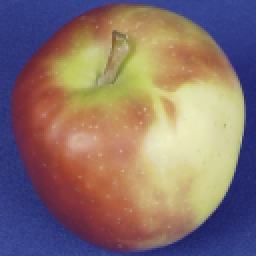
#> input picture 2nd Semester/Sisteme Instruibile pentru Analiza Imaginilor/Laborator/_TestImages/ImgTstObjClassif_lab10_11/apple1/apple1-035-315.png, 128 x 128 px (shown 2 times larger); its folder holds only this picture in this run
$ jupyter execute --allow-errors App2_ObjClass_LDA_SVM_2cls.ipynb
#> lines starting #> are read from the running program, lines starting #| are printed output that depends on the picture
### 2nd Semester/Sisteme Instruibile pentru Analiza Imaginilor/Laborator/Lab5_SVM/ColorSpaceFunctions.py
# -*- coding: utf-8 -*-
"""
Created on Tue Apr 16 11:28:50 2019

@author: Camelia Florea
"""
#import os
import numpy as np
import cv2
import matplotlib.pyplot as plt
from mpl_toolkits.mplot3d import Axes3D

# functiile necesare in aplicatie
def ConvertColorSpace(ImgOrg, OrgColorSpace, NewColorSpace):
    # Conversie din Spatiu de culoare original RGB intr-un alt spatiu de culoare
    # Sau revenite la spatiu RGB de la un alt spetiu
    if (OrgColorSpace == 'R/G/B'):  # conversie din RGB intr-un alt spatiu de culoare
        if (NewColorSpace == 'Y/Cr/Cb'): ImgCvt = cv2.cvtColor(ImgOrg, cv2.COLOR_RGB2YCrCb)
        elif (NewColorSpace == 'H/S/V'): ImgCvt = cv2.cvtColor(ImgOrg, cv2.COLOR_RGB2HSV)
        elif (NewColorSpace == 'L/a/b'): ImgCvt = cv2.cvtColor(ImgOrg, cv2.COLOR_RGB2Lab)
    elif (NewColorSpace == 'R/G/B'): # revenire la RGB - necesar pentru afisare corecta a imaginii
        if (OrgColorSpace == 'Y/Cr/Cb'): ImgCvt = cv2.cvtColor(ImgOrg, cv2.COLOR_YCrCb2RGB)
        elif (OrgColorSpace == 'H/S/V'): ImgCvt = cv2.cvtColor(ImgOrg, cv2.COLOR_HSV2RGB)
        elif (OrgColorSpace == 'L/a/b'): ImgCvt = cv2.cvtColor(ImgOrg, cv2.COLOR_Lab2RGB)
    return ImgCvt

# [76 lines left out: functions plotColorComponents, plotColorHistograms, plot3DcolorSpace, plot2DcolorSpace, not called in this run]

### 2nd Semester/Sisteme Instruibile pentru Analiza Imaginilor/Laborator/Lab5_SVM/App2_ObjClass_LDA_SVM_2cls.ipynb
# Recunoaşterea obiectelor din imagini digitale monobiect, fără extragerea şi selecția trăsăturilor, folosind clasificatoare masini cu vectori suport (SVM) binare

[cell 1]
# import os
import cv2
import numpy as np
import matplotlib.pyplot as plt

import sys
import ColorSpaceFunctions as clsFcts
from tabulate import tabulate
from sklearn import metrics

[cell 2]
# Functia pentru formarea vectorului de trasaturi
def ImgFeatExtr(fileName, rszFct, clSpCod,imgComps):
    # citire imagine si conversie BGR to RGB
#> called with rszFct = 0.25, clSpCod = 'Y/Cr/Cb', imgComps = array of shape (3,)
    imgRGB = cv2.cvtColor(cv2.imread(fileName) , cv2.COLOR_BGR2RGB)
    newShape = (int(imgRGB.shape[0]*rszFct),int(imgRGB.shape[1]*rszFct))
#> newShape = (32, 32)
    imgRsz = cv2.resize(imgRGB, newShape, interpolation = cv2.INTER_NEAREST)
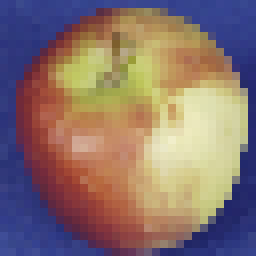
#> imgRsz: shape (32, 32, 3) (shown 8 times larger); mean R, G, B 136.4, 113.8, 108.9
    if (NewColorSpace=='R/G/B'):
        ImgClrSp = imgRsz
    elif (NewColorSpace=='gray'):
        ImgClrSp = cv2.cvtColor(imgRsz , cv2.COLOR_RGB2GRAY)
    else:
        ImgClrSp = clsFcts.ConvertColorSpace(imgRsz, 'R/G/B' , NewColorSpace)
#> in ConvertColorSpace, `if (NewColorSpace == 'Y/Cr/Cb'): ImgCvt = cv2.cvtColor(ImgOrg, cv2.COL..`: ImgCvt: shape (32, 32, 3); mean of channels 0, 1, 2 120, 139.7, 121.7
    ImgClrSp = ImgClrSp/255
#> ImgClrSp: shape (32, 32, 3) float64; mean of channels 0, 1, 2 0.471, 0.548, 0.477
    if (NewColorSpace=='gray'):
        Img1D = np.reshape(ImgClrSp[:,:],(ImgClrSp.shape[0]*ImgClrSp.shape[1],))
    else:
        Img1D = np.reshape(ImgClrSp[:,:,imgComps],(ImgClrSp.shape[0]*ImgClrSp.shape[1] *imgComps.shape[0],))
#> Img1D = 3072 values, max 0.922 at index 1695, min 0.165 at index 2859, mean 0.499
    # plt.imshow(imgRsz); plt.show();
    return Img1D

def EvalModelCls(y_a, y_a_pred, y_b, y_b_pred, ta, tb):
    acc_a = np.round(metrics.accuracy_score(y_a, y_a_pred)*100,5)
    acc_b =np.round(metrics.accuracy_score(y_b, y_b_pred)*100,5)
    cf_a = metrics.confusion_matrix(y_a, y_a_pred)
    cf_b = metrics.confusion_matrix(y_b, y_b_pred)

    print('\n  Evaluare clasificare:  \n')
    tabel = []
    for i in range (0,cf_a.shape[0]):
        tabel.append([str(cf_a[i,:]), str(cf_b[i,:])])
    headers=[ta+", Accuracy: "+str(acc_a)+",\n Confusion Matrix: ",
             tb+", Accuracy: "+str(acc_b)+",\n Confusion Matrix: "]
    print(tabulate(tabel, headers, colalign=("center","center")))
    return [acc_a, acc_b, cf_a, cf_b]

[cell 3]
# In[2] Setare parametrii

# Setare director imagini - cu subdirectoare pe obiecte
pathData = '/Users/galoscar07/Documents/master2k20-2k22/2nd Semester/SIAI/Laborator/_TestImages/ImgTstObjClassif_lab10_11/'

# Setare obiecte posibile pentru clasificare
objNames = np.array(['apple','pear','tomato','cow','horse','dog'])

# Considered objects
# Alegerea obiectelor pe care se merge in clasificare
# ['apple'=0,'pear'=1,'tomato'=2 ,'cow'=3,'horse'= 4,'dog'=5]
clsObjs = np.array([0, 1])

# Clasificare binara - doar doua clase se pot alege!
if (clsObjs.shape[0]>2): # daca s-au ales mai mult de 2 clase
    clsObjs = clsObjs[0:2] # se pastreaza doar primele 2

# Imaginile obiect se redimensioneaza - miscsoreaza
#   in clasificare folosim varianta redusa
#   se vor testa 0.1/ 0.15/ 0.25/ 0.75
ResizeFactor = 0.25 # valoare intre [0,1] - pentru micsorare imagine

# Setare numar de imagini care vor fi considerate la testare
#    (retul imaginilor vor fi utilizare la antrenare)
test_size = 0.3     # 0.3 / 0.5 / 0.7

# Setare spatiu de culoare in care este reprezentata imaginea
# ['R/G/B' = 0, 'Y/Cr/Cb' = 1, 'H/S/V' = 2, 'L/a/b' = 3]
SelClrSp = 1

# Setare componete  pentru spatiu de culoare care se considera in clasificare
#imgComps = np.array([0]) #  se considera doar C = 0, componenta Y pentru YCrCb = gray
imgComps = np.array([0, 1, 2]) # [C1 = 0, C2 = 1, C3 = 2]

[cell 4]
ColorSpacesList = ['R/G/B', 'Y/Cr/Cb', 'H/S/V', 'L/a/b']
NewColorSpace = ColorSpacesList[SelClrSp]

print('\n Clasele considerate in clasificare: ', objNames[clsObjs])
print(' Spatiu de culoare utilizat: '+ NewColorSpace)
print(' Componente utilizate: ', np.array(NewColorSpace.split('/'))[imgComps])
print(' Imaginile vor fi redimensionate/ miscsorate cu factorul de: ', ResizeFactor)

# In[3] Citire imagini si formarea setului de date sub forma X, y
# Subdirectoare cu imagini a unui singur obiect cu diverse view-uri
# Subdirectoare multiple pentru obiecte din aceasi clasa

import glob

# Citim toate imaginile din directorul pathData utilizate in aplicatie

X = []; y=[]; flName = []
for i in range(0, len(clsObjs)): #consideram fiecare forma
    clsName = objNames[clsObjs[i]]
    objDirs = glob.glob(pathData + clsName + "*")
    for j in range(0,len(objDirs)): # nr de imagini pentru fiecare forma
        objFls = glob.glob(objDirs[j] + "/*.png")
        for k in range(0,len(objFls)):
            X.append(ImgFeatExtr(objFls[k], ResizeFactor, NewColorSpace, imgComps))
            y.append(i)
            flName.append(objFls[k])

# X vectorul de trasaturi
X = np.asarray(X)
# y - vector cu labelurile fiecarei imagini
y = np.asarray(y)

imgRez = np.sqrt(X.shape[1]/imgComps.shape[0]).astype(int)
#> imgRez = 32
print('     - rezolutia imaginilor redimensionate: ', imgRez , "x", imgRez)
#|      - rezolutia imaginilor redimensionate:  32 x 32
print(' Setul de date: X.shape: ', X.shape , ', y.shape: ', y.shape)
#|  Setul de date: X.shape:  (2, 3072) , y.shape:  (2,)

[cell 5]
# In[4] # divizare date in set de antrenare si set de test
from sklearn.model_selection import train_test_split
X_train, X_test, y_train, y_test = train_test_split(X, y, test_size = test_size, random_state = 0)
print(' Se pastreaza ', test_size*100, "[%] valori in setul de test, astfel ")
print('     - setul de date este impartit: ', X_train.shape[0],'date train, ',  X_test.shape[0],'date test' )
#|      - setul de date este impartit:  1 date train,  1 date test
